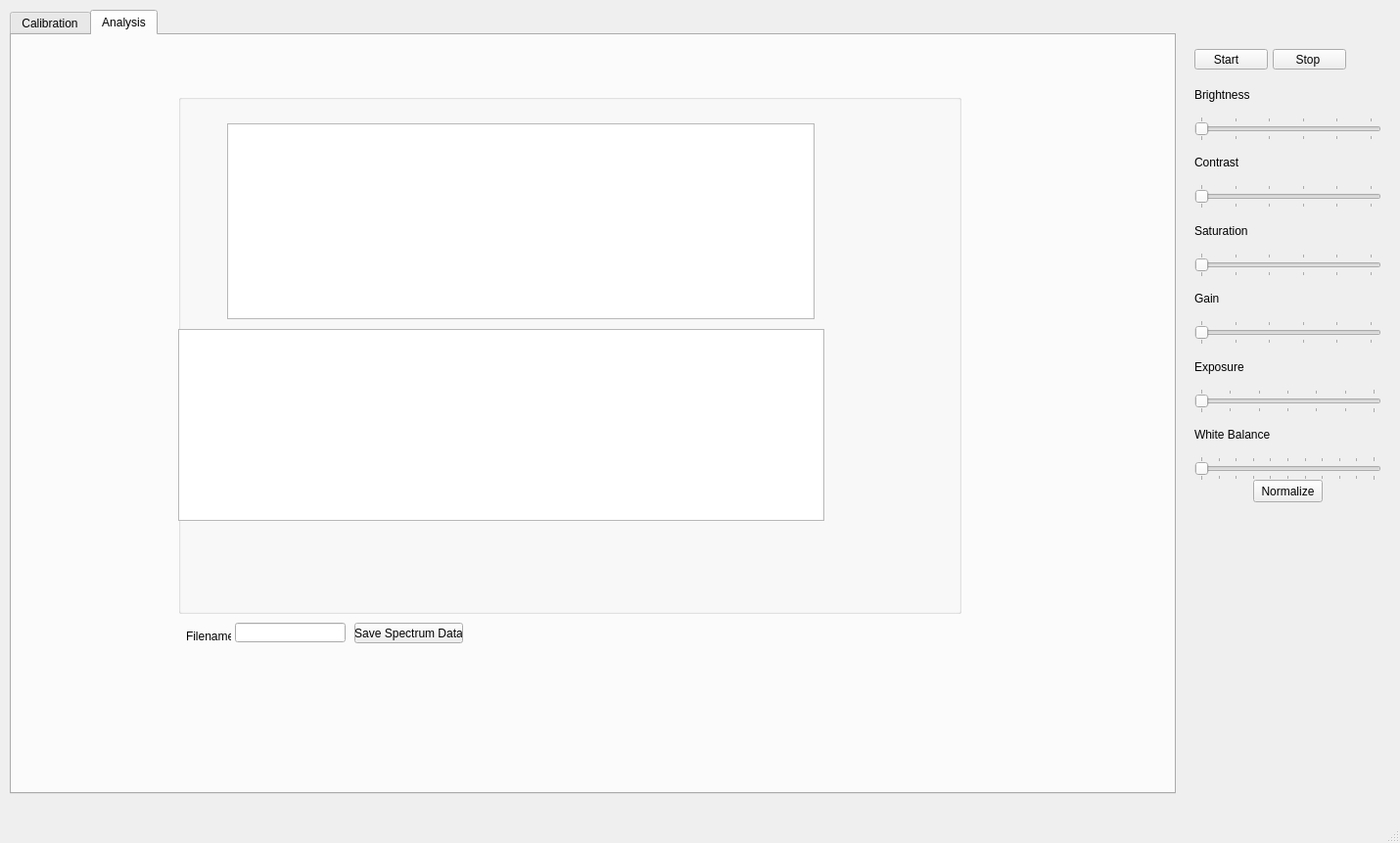
<?xml version="1.0" encoding="UTF-8"?>
<ui version="4.0">
 <class>MainWindow</class>
 <widget class="QMainWindow" name="MainWindow">
  <property name="geometry">
   <rect>
    <x>0</x>
    <y>0</y>
    <width>1430</width>
    <height>861</height>
   </rect>
  </property>
  <property name="windowTitle">
   <string>Spectrometer v2.0</string>
  </property>
  <property name="tabShape">
   <enum>QTabWidget::Rounded</enum>
  </property>
  <widget class="QWidget" name="centralwidget">
   <widget class="QPushButton" name="buttonStart">
    <property name="geometry">
     <rect>
      <x>1220</x>
      <y>50</y>
      <width>75</width>
      <height>21</height>
     </rect>
    </property>
    <property name="styleSheet">
     <string notr="true"/>
    </property>
    <property name="text">
     <string>Start   </string>
    </property>
   </widget>
   <widget class="QPushButton" name="buttonStop">
    <property name="geometry">
     <rect>
      <x>1300</x>
      <y>50</y>
      <width>75</width>
      <height>21</height>
     </rect>
    </property>
    <property name="styleSheet">
     <string notr="true"/>
    </property>
    <property name="text">
     <string>Stop </string>
    </property>
   </widget>
   <widget class="QWidget" name="gridLayoutWidget">
    <property name="geometry">
     <rect>
      <x>1220</x>
      <y>80</y>
      <width>191</width>
      <height>411</height>
     </rect>
    </property>
    <layout class="QGridLayout" name="gridLayout">
     <item row="0" column="0">
      <widget class="QLabel" name="label">
       <property name="text">
        <string>Brightness</string>
       </property>
      </widget>
     </item>
     <item row="5" column="0">
      <widget class="QSlider" name="sliderCont">
       <property name="maximum">
        <number>255</number>
       </property>
       <property name="orientation">
        <enum>Qt::Horizontal</enum>
       </property>
       <property name="tickPosition">
        <enum>QSlider::TicksBothSides</enum>
       </property>
       <property name="tickInterval">
        <number>50</number>
       </property>
      </widget>
     </item>
     <item row="7" column="0">
      <widget class="QSlider" name="sliderSat">
       <property name="maximum">
        <number>255</number>
       </property>
       <property name="orientation">
        <enum>Qt::Horizontal</enum>
       </property>
       <property name="tickPosition">
        <enum>QSlider::TicksBothSides</enum>
       </property>
       <property name="tickInterval">
        <number>50</number>
       </property>
      </widget>
     </item>
     <item row="13" column="0">
      <widget class="QLabel" name="label_6">
       <property name="text">
        <string>White Balance</string>
       </property>
      </widget>
     </item>
     <item row="14" column="0">
      <widget class="QSlider" name="sliderWB">
       <property name="maximum">
        <number>10000</number>
       </property>
       <property name="singleStep">
        <number>500</number>
       </property>
       <property name="pageStep">
        <number>1000</number>
       </property>
       <property name="orientation">
        <enum>Qt::Horizontal</enum>
       </property>
       <property name="tickPosition">
        <enum>QSlider::TicksBothSides</enum>
       </property>
       <property name="tickInterval">
        <number>1000</number>
       </property>
      </widget>
     </item>
     <item row="2" column="0">
      <widget class="QSlider" name="sliderBright">
       <property name="maximum">
        <number>255</number>
       </property>
       <property name="orientation">
        <enum>Qt::Horizontal</enum>
       </property>
       <property name="invertedAppearance">
        <bool>false</bool>
       </property>
       <property name="tickPosition">
        <enum>QSlider::TicksBothSides</enum>
       </property>
       <property name="tickInterval">
        <number>50</number>
       </property>
      </widget>
     </item>
     <item row="9" column="0">
      <widget class="QSlider" name="sliderGain">
       <property name="maximum">
        <number>255</number>
       </property>
       <property name="orientation">
        <enum>Qt::Horizontal</enum>
       </property>
       <property name="tickPosition">
        <enum>QSlider::TicksBothSides</enum>
       </property>
       <property name="tickInterval">
        <number>50</number>
       </property>
      </widget>
     </item>
     <item row="6" column="0">
      <widget class="QLabel" name="label_2">
       <property name="text">
        <string>Saturation</string>
       </property>
      </widget>
     </item>
     <item row="12" column="0">
      <widget class="QSlider" name="sliderExpo">
       <property name="minimum">
        <number>1</number>
       </property>
       <property name="maximum">
        <number>7</number>
       </property>
       <property name="orientation">
        <enum>Qt::Horizontal</enum>
       </property>
       <property name="tickPosition">
        <enum>QSlider::TicksBothSides</enum>
       </property>
       <property name="tickInterval">
        <number>1</number>
       </property>
      </widget>
     </item>
     <item row="8" column="0">
      <widget class="QLabel" name="label_4">
       <property name="text">
        <string>Gain</string>
       </property>
      </widget>
     </item>
     <item row="3" column="0">
      <widget class="QLabel" name="label_3">
       <property name="text">
        <string>Contrast</string>
       </property>
      </widget>
     </item>
     <item row="10" column="0">
      <widget class="QLabel" name="label_5">
       <property name="text">
        <string>Exposure</string>
       </property>
      </widget>
     </item>
    </layout>
   </widget>
   <widget class="QPushButton" name="buttonCalibrate">
    <property name="geometry">
     <rect>
      <x>1280</x>
      <y>490</y>
      <width>71</width>
      <height>23</height>
     </rect>
    </property>
    <property name="text">
     <string>Normalize</string>
    </property>
   </widget>
   <widget class="QTabWidget" name="tabWidget">
    <property name="geometry">
     <rect>
      <x>10</x>
      <y>10</y>
      <width>1191</width>
      <height>801</height>
     </rect>
    </property>
    <property name="currentIndex">
     <number>1</number>
    </property>
    <widget class="QWidget" name="tab_2">
     <attribute name="title">
      <string>Calibration</string>
     </attribute>
     <widget class="GraphicsView" name="figure3">
      <property name="geometry">
       <rect>
        <x>10</x>
        <y>4</y>
        <width>1024</width>
        <height>768</height>
       </rect>
      </property>
     </widget>
     <widget class="QGroupBox" name="groupBox">
      <property name="geometry">
       <rect>
        <x>1040</x>
        <y>120</y>
        <width>141</width>
        <height>201</height>
       </rect>
      </property>
      <property name="title">
       <string>ROI Settings:</string>
      </property>
      <widget class="QWidget" name="verticalLayoutWidget">
       <property name="geometry">
        <rect>
         <x>10</x>
         <y>20</y>
         <width>121</width>
         <height>141</height>
        </rect>
       </property>
       <layout class="QGridLayout" name="gridLayout_2">
        <item row="1" column="0">
         <widget class="QLabel" name="label_9">
          <property name="text">
           <string>Max. Col:</string>
          </property>
         </widget>
        </item>
        <item row="2" column="0">
         <widget class="QLabel" name="label_10">
          <property name="text">
           <string>Min. Row:</string>
          </property>
         </widget>
        </item>
        <item row="0" column="0">
         <widget class="QLabel" name="label_8">
          <property name="text">
           <string>Min. Col:</string>
          </property>
         </widget>
        </item>
        <item row="3" column="0">
         <widget class="QLabel" name="label_11">
          <property name="text">
           <string>Max.Row:</string>
          </property>
         </widget>
        </item>
        <item row="0" column="1">
         <widget class="QLineEdit" name="line_mincol"/>
        </item>
        <item row="1" column="1">
         <widget class="QLineEdit" name="line_maxcol"/>
        </item>
        <item row="2" column="1">
         <widget class="QLineEdit" name="line_minrow"/>
        </item>
        <item row="3" column="1">
         <widget class="QLineEdit" name="line_maxrow"/>
        </item>
       </layout>
      </widget>
      <widget class="QPushButton" name="buttonUpdateROI">
       <property name="geometry">
        <rect>
         <x>30</x>
         <y>170</y>
         <width>75</width>
         <height>23</height>
        </rect>
       </property>
       <property name="text">
        <string>Update ROI</string>
       </property>
      </widget>
     </widget>
     <widget class="QLabel" name="label_12">
      <property name="geometry">
       <rect>
        <x>1040</x>
        <y>70</y>
        <width>51</width>
        <height>16</height>
       </rect>
      </property>
      <property name="text">
       <string>Clicked at:</string>
      </property>
     </widget>
     <widget class="QLabel" name="coor">
      <property name="geometry">
       <rect>
        <x>1040</x>
        <y>90</y>
        <width>131</width>
        <height>16</height>
       </rect>
      </property>
      <property name="text">
       <string>(0,0)</string>
      </property>
     </widget>
     <widget class="QGroupBox" name="groupBox_3">
      <property name="geometry">
       <rect>
        <x>1040</x>
        <y>340</y>
        <width>141</width>
        <height>241</height>
       </rect>
      </property>
      <property name="title">
       <string>Projection Settings:</string>
      </property>
      <widget class="QWidget" name="gridLayoutWidget_2">
       <property name="geometry">
        <rect>
         <x>0</x>
         <y>20</y>
         <width>131</width>
         <height>176</height>
        </rect>
       </property>
       <layout class="QGridLayout" name="gridLayout_3" rowstretch="0,0,0,0,0,0,0,0">
        <item row="4" column="0">
         <widget class="QLabel" name="label_14">
          <property name="text">
           <string>Low Wavelength (nm):</string>
          </property>
         </widget>
        </item>
        <item row="0" column="0">
         <widget class="QLabel" name="label_13">
          <property name="text">
           <string>High Wavelength (nm):</string>
          </property>
         </widget>
        </item>
        <item row="1" column="0">
         <widget class="QLineEdit" name="laserHigh"/>
        </item>
        <item row="2" column="0">
         <widget class="QLabel" name="label_15">
          <property name="text">
           <string>Projection Column:</string>
          </property>
         </widget>
        </item>
        <item row="3" column="0">
         <widget class="QLineEdit" name="projHigh"/>
        </item>
        <item row="6" column="0">
         <widget class="QLabel" name="label_16">
          <property name="text">
           <string>Projection Column:</string>
          </property>
         </widget>
        </item>
        <item row="5" column="0">
         <widget class="QLineEdit" name="laserLow"/>
        </item>
        <item row="7" column="0">
         <widget class="QLineEdit" name="projLow"/>
        </item>
       </layout>
      </widget>
      <widget class="QPushButton" name="buttonUpdateProjection">
       <property name="geometry">
        <rect>
         <x>30</x>
         <y>200</y>
         <width>75</width>
         <height>23</height>
        </rect>
       </property>
       <property name="text">
        <string>Update Proj.</string>
       </property>
      </widget>
      <zorder>gridLayoutWidget_2</zorder>
      <zorder>laserLow</zorder>
      <zorder>buttonUpdateProjection</zorder>
     </widget>
    </widget>
    <widget class="QWidget" name="tab">
     <attribute name="title">
      <string>Analysis</string>
     </attribute>
     <widget class="QLabel" name="label_7">
      <property name="geometry">
       <rect>
        <x>178</x>
        <y>607</y>
        <width>46</width>
        <height>13</height>
       </rect>
      </property>
      <property name="text">
       <string>Filename:</string>
      </property>
     </widget>
     <widget class="QLineEdit" name="lineFilename">
      <property name="geometry">
       <rect>
        <x>228</x>
        <y>600</y>
        <width>113</width>
        <height>20</height>
       </rect>
      </property>
     </widget>
     <widget class="QPushButton" name="buttonGrab">
      <property name="geometry">
       <rect>
        <x>350</x>
        <y>600</y>
        <width>111</width>
        <height>21</height>
       </rect>
      </property>
      <property name="text">
       <string>Save Spectrum Data</string>
      </property>
     </widget>
     <widget class="QGroupBox" name="groupBox_2">
      <property name="geometry">
       <rect>
        <x>170</x>
        <y>60</y>
        <width>800</width>
        <height>531</height>
       </rect>
      </property>
      <property name="title">
       <string/>
      </property>
      <widget class="GraphicsView" name="figure1">
       <property name="geometry">
        <rect>
         <x>50</x>
         <y>30</y>
         <width>600</width>
         <height>200</height>
        </rect>
       </property>
       <property name="autoFillBackground">
        <bool>false</bool>
       </property>
      </widget>
      <widget class="PlotWidget" name="figure2">
       <property name="geometry">
        <rect>
         <x>0</x>
         <y>240</y>
         <width>660</width>
         <height>196</height>
        </rect>
       </property>
       <property name="frameShape">
        <enum>QFrame::StyledPanel</enum>
       </property>
       <property name="frameShadow">
        <enum>QFrame::Sunken</enum>
       </property>
      </widget>
     </widget>
     <zorder>label_7</zorder>
     <zorder>buttonCalibrate</zorder>
     <zorder>lineFilename</zorder>
     <zorder>buttonGrab</zorder>
     <zorder>label_7</zorder>
     <zorder>lineFilename</zorder>
     <zorder>buttonGrab</zorder>
     <zorder>groupBox_2</zorder>
    </widget>
   </widget>
   <zorder>buttonStart</zorder>
   <zorder>buttonStop</zorder>
   <zorder>gridLayoutWidget</zorder>
   <zorder>buttonCalibrate</zorder>
   <zorder>label</zorder>
   <zorder>tabWidget</zorder>
   <zorder>figure3</zorder>
  </widget>
  <widget class="QMenuBar" name="menubar">
   <property name="geometry">
    <rect>
     <x>0</x>
     <y>0</y>
     <width>1430</width>
     <height>21</height>
    </rect>
   </property>
  </widget>
  <widget class="QStatusBar" name="statusbar"/>
 </widget>
 <customwidgets>
  <customwidget>
   <class>GraphicsView</class>
   <extends>QGraphicsView</extends>
   <header location="global">pyqtgraph</header>
  </customwidget>
  <customwidget>
   <class>PlotWidget</class>
   <extends>QGraphicsView</extends>
   <header>pyqtgraph</header>
  </customwidget>
 </customwidgets>
 <tabstops>
  <tabstop>figure1</tabstop>
  <tabstop>sliderGain</tabstop>
  <tabstop>buttonStart</tabstop>
  <tabstop>sliderExpo</tabstop>
  <tabstop>figure2</tabstop>
  <tabstop>sliderSat</tabstop>
  <tabstop>sliderCont</tabstop>
  <tabstop>sliderBright</tabstop>
  <tabstop>buttonStop</tabstop>
  <tabstop>sliderWB</tabstop>
 </tabstops>
 <resources/>
 <connections/>
</ui>
